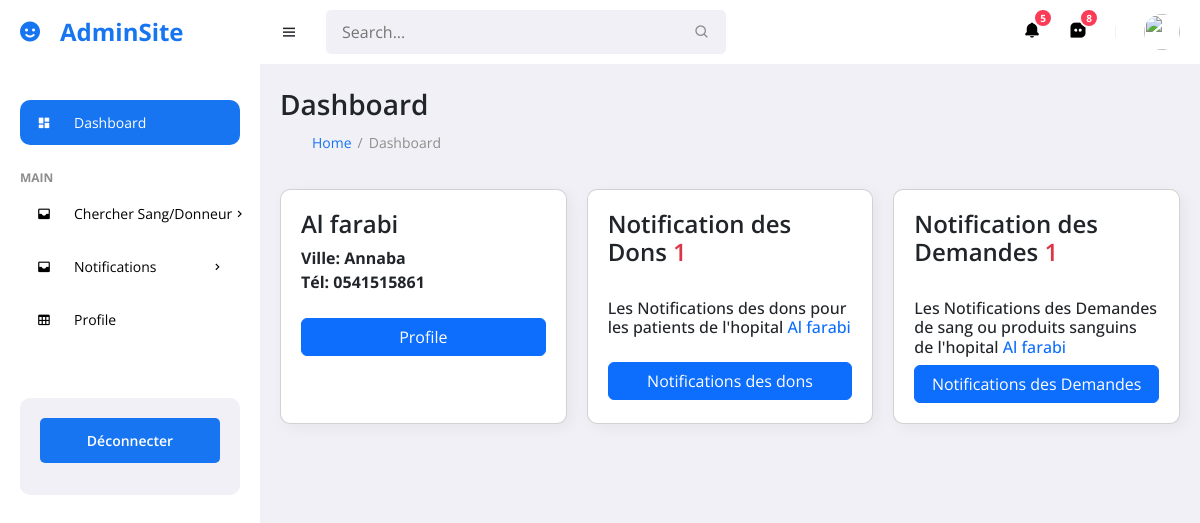
/public/hopitale.php (signed in), run on the app's committed database.
### tables this page shows
CREATE TABLE `bnadms` (
  `vsidentite` int(11) NOT NULL,
  `nom_donneur_s` varchar(50) NOT NULL,
  `prenom_donneur_s` varchar(50) NOT NULL,
  `email_donneur_s` varchar(255) NOT NULL,
  `password_D` varchar(255) NOT NULL,
  `code_verif_pass_D` varchar(255) DEFAULT NULL,
  `pass_time_reset` varchar(50) DEFAULT NULL,
  `telephone_donneur_s` varchar(10) NOT NULL,
  `agesdonneur_s` varchar(20) NOT NULL,
  `groupage_donneur_s` varchar(2) NOT NULL,
  `dernier_donneur_s` varchar(50) DEFAULT NULL,
  `ville_donneur_s` varchar(50) NOT NULL,
  `sexe_donneur_s` varchar(20) NOT NULL,
  `blastek` enum('h_b_donneurs','hopitale_b_d','h_bancsang_d','h_bancsang_maalem_d') NOT NULL,
  `code_verif` varchar(255) NOT NULL,
  `checkk_me_bro` enum('xX','oO') NOT NULL DEFAULT 'xX',
  `valide_token_donneur` varchar(255) NOT NULL,
  `url_bnadms` varchar(100) NOT NULL,
  `latitude_b_s` varchar(50) NOT NULL,
  `longitude_b_s` varchar(50) NOT NULL,
  `type` varchar(50) NOT NULL,
  `address` varchar(50) NOT NULL,
  `date_inscr` varchar(50) NOT NULL
);

### public/hopitale.php (the view, shortened to what this page needs)
<?php
require_once "../core/autoloading.php";
if(isset($_SESSION['y3adi']) && isset($_SESSION['valide_token_donneur']))
{
	$stmt_verif_session=$connection->prepare("SELECT `vsidentite`, `nom_donneur_s`, `email_donneur_s`, `telephone_donneur_s`, `ville_donneur_s`, `valide_token_donneur`, `blastek` From `bnadms` WHERE `email_donneur_s`= ? LIMIT 1 ");
    $stmt_verif_session->bind_param("s", $_SESSION["y3adi"]);
    $stmt_verif_session->execute();
    $result = $stmt_verif_session->get_result();
	$row=$result->fetch_assoc();
	$database_token=$row['valide_token_donneur'];
    $session_token=$_SESSION['valide_token_donneur'];
	if($database_token!==$session_token)
	{
		redirect('login.php');
	}else
	{
		if($row['blastek']==="hopitale_b_d")
		{
?>
<!DOCTYPE html>
<html lang="en">
<head>
	<link href='https://unpkg.com/boxicons@2.0.9/css/boxicons.min.css' rel='stylesheet'>
    <link rel="stylesheet" href="https://cdn.jsdelivr.net/npm/bootstrap@5.3.2/dist/css/bootstrap.min.css">
</head>
<body>
	<section id="sidebar">
		<a href="#" class="brand"><i class='bx bxs-smile icon'></i> AdminSite</a>
		<ul class="side-menu">
			<li><a href="#" class="active"><i class='bx bxs-dashboard icon' ></i> Dashboard</a></li>
			<li class="divider" data-text="main">Main</li>
			<li>
				<a href="#"><i class='bx bxs-inbox icon' ></i> Chercher Sang/Donneur <i class='bx bx-chevron-right icon-right' ></i></a>
			</li>
			<li>
				<a href="#"><i class='bx bxs-inbox icon' ></i> Notifications <i class='bx bx-chevron-right icon-right' ></i></a>
			</li>
			<li><a href="profile_b_s.php"><i class='bx bx-table icon' ></i> Profile</a></li>
		</ul>
		<div class="ads">
			<div class="wrapper">
				<a href="logout.php" class="btn-upgrade">Déconnecter</a>
			</div>
		</div>
	</section>
	<section id="content">
		<nav>
			<i class='bx bx-menu toggle-sidebar' ></i>
			<form action="#">
				<div class="form-group">
					<input type="text" placeholder="Search...">
					<i class='bx bx-search icon' ></i>
				</div>
			</form>
			<a href="#" class="nav-link">
				<i class='bx bxs-bell icon' ></i>
				<span class="badge">5</span>
			</a>
			<a href="#" class="nav-link">
				<i class='bx bxs-message-square-dots icon' ></i>
				<span class="badge">8</span>
			</a>
			<div class="profile">
				<img src="https://images.unsplash.com/photo-1517841905240-472988babdf9?ixid=MnwxMjA3fDB8MHxzZWFyY2h8NHx8cGVvcGxlfGVufDB8fDB8fA%3D%3D&ixlib=rb-1.2.1&auto=format&fit=crop&w=500&q=60" alt="">
			</div>
		</nav>
		<main>
			<h1 class="title">Dashboard</h1>
			<ul class="breadcrumbs">
				<li><a href="#">Home</a></li>
				<li class="divider">/</li>
				<li><a href="#" class="active">Dashboard</a></li>
			</ul>
			<div class="info-data">
				<div class="card">
					<div class="head">
						<div>
							<h2><?= $row['nom_donneur_s']?></h2>
						</div>
					</div>
					<b>Ville: <?= $row['ville_donneur_s']?></b>
					<b>Tél: <?= $row['telephone_donneur_s'] ?></b><br>
					<a class="btn btn-primary" href="profile_b_s.php">Profile</a>
				</div>
				<div class="card">
						<?php
							$not=mysqli_query($connection,"SELECT * FROM `enregistrer_donneur` WHERE `nom_hopitale`='{$row['nom_donneur_s']}' AND `ville_enregistrement`='{$row['ville_donneur_s']}' AND `status_enregistrement`='valide_d' AND `type_enregistrement`='hopitale_d'");
							$num_not=mysqli_num_rows($not);
						?>
					<div class="head">
						<div>
							<h2>Notification des Dons <span class="text-danger"> <?= $num_not; ?> </span></h2><br>
							<h6>Les Notifications des dons pour les patients de l'hopital <span class="text-primary"> <?=$row['nom_donneur_s']?> </span></h6>
						</div>
					</div>
					<a class="btn btn-primary mt-3" href="nottification.php">Notifications des dons</a>
				</div>
				<div class="card">
				<?php
					$not_demande=mysqli_query($connection,"SELECT d.*,b.nom_donneur_s FROM `demmande_poches` d JOIN bnadms b ON b.vsidentite=d.url2 WHERE `url1`='{$row['vsidentite']}' AND `status_d`='confirmer'");
					$num=mysqli_num_rows($not_demande);
				?>
					<div class="head">
						<div>
						<h2>Notification des Demandes <span class="text-danger"> <?= $num ?> </span></h2><br>
							<h6>Les Notifications des Demandes de sang ou produits sanguins de l'hopital <span class="text-primary"> <?=$row['nom_donneur_s']?> </span></h6>
						</div>
					</div>
					<a class="btn btn-primary" href="nottification_demmande.php">Notifications des Demandes</a>
				</div>
			</div>
		</main>
	</section>
</body>
</html>
<?php
		}else if($row['blastek']==='h_bancsang_d')
		{
			redirect('banc.php');
		}else if($row['blastek']==="h_b_donneurs")
		{
			redirect('home.php');
		}else if($row['blastek']==="h_bancsang_maalem_d")
		{
			redirect('bancsang_mallem.php');
		}
	}
}else{
	redirect('login.php');
}
?>

### public/hopitale.php (style rules this page uses)
* { font-family: 'Open Sans', sans-serif; margin: 0; padding: 0; box-sizing: border-box; }
:root { --grey: #F1F0F6; --dark-grey: #8D8D8D; --light: #fff; --dark: #000; --green: #81D43A; --light-green: #E3FFCB; --blue: #1775F1; --light-blue: #D0E4FF; --dark-blue: #0C5FCD; --red: #FC3B56; }
html { overflow-x: hidden; }
body { background: var(--grey); overflow-x: hidden; }
a { text-decoration: none; }
li { list-style: none; }
#sidebar { position: fixed; max-width: 260px; width: 100%; background: var(--light); top: 0; left: 0; height: 100%; overflow-y: auto; scrollbar-width: none; transition: all .3s ease; z-index: 200; }
#sidebar .brand { font-size: 24px; display: flex; align-items: center; height: 64px; font-weight: 700; color: var(--blue); position: sticky; top: 0; left: 0; z-index: 100; background: var(--light); transition: all .3s ease; padding: 0 6px; }
#sidebar .icon { min-width: 48px; display: flex; justify-content: center; align-items: center; margin-right: 6px; }
#sidebar .icon-right { margin-left: auto; transition: all .3s ease; }
#sidebar .side-menu { margin: 36px 0; padding: 0 20px; transition: all .3s ease; }
#sidebar .side-menu a { display: flex; align-items: center; font-size: 14px; color: var(--dark); padding: 12px 16px 12px 0; transition: all .3s ease; border-radius: 10px; margin: 4px 0; white-space: nowrap; }
#sidebar .side-menu > li > a.active, #sidebar .side-menu > li > a.active:hover { background: var(--blue); color: var(--light); }
#sidebar .divider { margin-top: 24px; font-size: 12px; text-transform: uppercase; font-weight: 700; color: var(--dark-grey); transition: all .3s ease; white-space: nowrap; }
#sidebar .ads { width: 100%; padding: 20px; }
#sidebar .ads .wrapper { background: var(--grey); padding: 20px; border-radius: 10px; }
#sidebar .btn-upgrade { font-size: 14px; display: flex; justify-content: center; align-items: center; padding: 12px 0; color: var(--light); background: var(--blue); transition: all .3s ease; border-radius: 5px; font-weight: 600; margin-bottom: 12px; }
#content { position: relative; width: calc(100% - 260px); left: 260px; transition: all .3s ease; }
nav { background: var(--light); height: 64px; padding: 0 20px; display: flex; align-items: center; grid-gap: 28px; position: sticky; top: 0; left: 0; z-index: 100; }
nav .toggle-sidebar { font-size: 18px; cursor: pointer; }
nav form { max-width: 400px; width: 100%; margin-right: auto; }
nav .form-group { position: relative; }
nav .form-group input { width: 100%; background: var(--grey); border-radius: 5px; border: none; outline: none; padding: 10px 36px 10px 16px; transition: all .3s ease; }
nav .form-group .icon { position: absolute; top: 50%; transform: translateY(-50%); right: 16px; color: var(--dark-grey); }
nav .nav-link { position: relative; }
nav .nav-link .icon { font-size: 18px; color: var(--dark); }
nav .nav-link .badge { position: absolute; top: -12px; right: -12px; width: 20px; height: 20px; border-radius: 50%; border: 2px solid var(--light); background: var(--red); display: flex; justify-content: center; align-items: center; color: var(--light); font-size: 10px; font-weight: 700; }
nav .profile { position: relative; }
nav .profile img { width: 36px; height: 36px; border-radius: 50%; object-fit: cover; cursor: pointer; }
main { width: 100%; padding: 24px 20px 20px 20px; }
main .title { font-size: 28px; font-weight: 600; margin-bottom: 10px; }
main .breadcrumbs { display: flex; grid-gap: 6px; }
main .breadcrumbs li, main .breadcrumbs li a { font-size: 14px; }
main .breadcrumbs li a { color: var(--blue); }
main .breadcrumbs li a.active, main .breadcrumbs li.divider { color: var(--dark-grey); pointer-events: none; }
main .info-data { margin-top: 36px; display: grid; grid-template-columns: repeat(auto-fit, minmax(240px, 1fr)); grid-gap: 20px; }
main .info-data .card { padding: 20px; border-radius: 10px; background: var(--light); box-shadow: 4px 4px 16px rgba(0, 0, 0, .05); }
main .card .head { display: flex; justify-content: space-between; align-items: flex-start; }
main .card .head h2 { font-size: 24px; font-weight: 600; }

### data on the page
bnadms: nom_donneur_s "Al farabi", ville_donneur_s "Annaba", telephone_donneur_s "0541515861"

### other printed values
$num_not "1"
$num "1"
